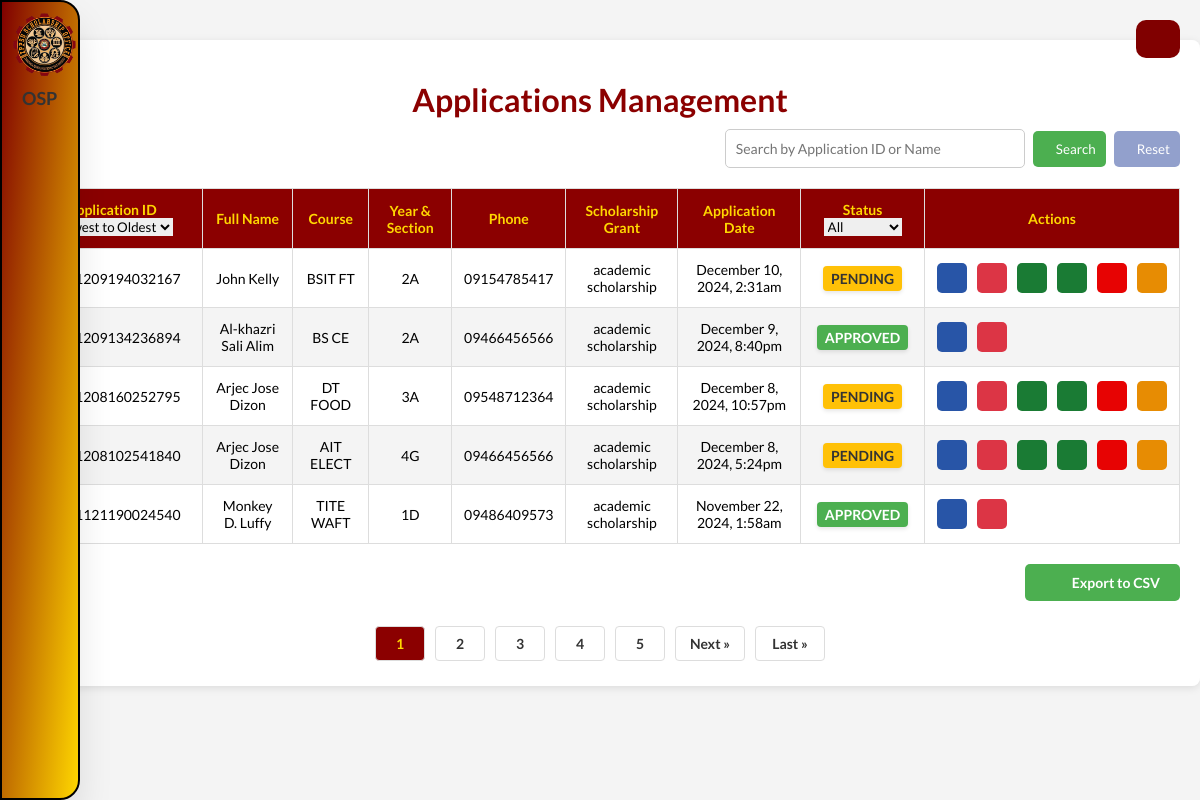
Page /views/applications.php (signed in) on the committed database.
### tables this page shows
CREATE TABLE `scholarship_applications` (
  `application_id` varchar(20) NOT NULL,
  `date` datetime DEFAULT NULL,
  `semester` enum('1st sem','2nd sem','Summer') NOT NULL,
  `school_year` varchar(9) DEFAULT NULL,
  `full_name` varchar(100) NOT NULL,
  `course` enum('BS MARE','BS CE','BS DEVCOM','BFA-ID','BA FIL','BSIT PPE','BS AT','BS COMPTECH','BS ELECT','BSIT CT','BSIT DT','BSIT FT','BSIT GTT','BS MECHTECH','BS RACT','BS ELEXT','BS MECHATRONICS','BEED','BSED ENGLISH','BSED MATH','BTVTED AUTO','BTVTED CIVIL','BTVTED DRAFT','BTVTED ELECT','BTVTED ELEXT','BTVTED GFD','BTVTED FSM','BTVTED HVAC','BTVTED WAFT','BTLED HE','BTLED IA','BTLED ICT','BPED','BSESS','BS ENTREP','BS HM','BS INFOTECH','BS INFOSYS','AIT AUTO','AIT ELECT','AIT ELEXT','AIT FOOD','AIT GARMENTS','AIT RACT','TTEC TDT','DT AUTO','DT CIVIL','DT ELECT','DT ELEXT','DT FOOD','DT GARMENTS','DT HMT','DT IT','TITE WAFT','GAS','ABM','STEM','HUMSS','TVL') NOT NULL,
  `yr_sec` varchar(15) NOT NULL,
  `major` varchar(100) NOT NULL,
  `cell_no` varchar(15) DEFAULT NULL,
  `permanent_address` text DEFAULT NULL,
  `zip_code` int(11) NOT NULL,
  `present_address` text DEFAULT NULL,
  `email` varchar(100) DEFAULT NULL,
  `sex` enum('male','female','others') NOT NULL,
  `date_of_birth` date DEFAULT NULL,
  `age` int(11) NOT NULL,
  `place_of_birth` varchar(50) DEFAULT NULL,
  `civil_status` enum('single','married','widowed','divorced','separated') DEFAULT NULL,
  `religion` enum('roman catholic','islam','iglesia ni cristo','evangelical christian','a biblical church','others') DEFAULT NULL,
  `scholarship_grant` enum('academic scholarship','athletic scholarship','government scholarship','private scholarship','merit based','others') DEFAULT NULL,
  `disability` varchar(100) DEFAULT NULL,
  `indigenous_group` enum('igorot','lumad','moro','aeta','badjao','others','N/A') DEFAULT NULL,
  `reason_scholarship` text NOT NULL,
  `user_id` int(11) DEFAULT NULL,
  `status` enum('pending','approved','rejected') NOT NULL DEFAULT 'pending'
);

### views/applications.php (the view, shortened to what this page needs)
<?php
require '../includes/session.php';
try {
    $limit = 5;
    $page = isset($_GET['page']) && is_numeric($_GET['page']) && $_GET['page'] > 0 ? (int) $_GET['page'] : 1;
    $offset = ($page - 1) * $limit;
    $searchTerm = isset($_GET['search']) ? '%' . $_GET['search'] . '%' : '%';
    $totalQuery = $pdo->prepare("SELECT COUNT(*) AS total FROM scholarship_applications WHERE application_id LIKE :search OR full_name LIKE :search");
    $totalQuery->bindValue(':search', $searchTerm, PDO::PARAM_STR);
    $totalQuery->execute();
    $totalRows = $totalQuery->fetchColumn();
    $totalPages = ceil($totalRows / $limit);
    $sortBy = isset($_GET['sort_status']) && in_array($_GET['sort_status'], ['approved', 'pending', 'rejected']) ? 'status' : 'application_id';
    $sortOrder = isset($_GET['sort']) && $_GET['sort'] == 'asc' ? 'ASC' : 'DESC';
    $statusFilter = '';
    $stmt = $pdo->prepare("
        SELECT application_id, full_name, course, yr_sec, cell_no, scholarship_grant, date, status
        FROM scholarship_applications
        WHERE (application_id LIKE :search OR full_name LIKE :search)
        $statusFilter
        ORDER BY $sortBy $sortOrder, application_id $sortOrder
        LIMIT :limit OFFSET :offset
    ");
    $stmt->bindValue(':search', $searchTerm, PDO::PARAM_STR);
    $stmt->bindValue(':limit', $limit, PDO::PARAM_INT);
    $stmt->bindValue(':offset', $offset, PDO::PARAM_INT);
    $stmt->execute();
    $rows = $stmt->fetchAll(PDO::FETCH_ASSOC);
} catch (PDOException $e) {
    die("Error fetching data: " . $e->getMessage());
}
?>
<!DOCTYPE html>
<html lang="en">
<head>
    <link rel="stylesheet" href="../css/styles.css?v=<?php echo time(); ?>">
    <link rel="stylesheet" href="../css/preloader.css?v=<?php echo time(); ?>">
    <link rel="stylesheet" href="../css/applications.css?v=<?php echo time(); ?>">
</head>
<body>
    <button class="toggle-btn" onclick="toggleNav()">
        <i class="fas fa-times" id="toggle-icon"></i>
    </button>
    <nav class="stroke" id="sideNav">
        <ul>
            <li>
                <a href="#" class="logo">
                    <div style="display: flex; align-items: center;">
                        <img src="../assets/images/icons/scholarship_seal.png" alt="Scholarship Seal">
                    </div>
                    <span class="nav-item" style="margin-left: 10px;">OSP</span>
                </a>
            </li>
            <?php if ($_SESSION["role"] === 'admin'): ?>
                <li>
                    <a href="./dashboard.php">
                        <i class="fas fa-solid fa-gauge"></i>
                    </a>
                </li>
                <li>
                    <a href="./scholarship_form.php">
                        <i class="fas fa-solid fa-file"></i>
                    </a>
                </li>
                <li>
                    <a href="./applications.php" class="active">
                        <i class="fas fa-solid fa-folder"></i>
                    </a>
                </li>
                <li>
                    <a href="./about.php">
                        <i class="fas fa-solid fa-circle-info"></i>
                    </a>
                </li>
                <li>
                    <a href="./faqs.php">
                        <i class="fas fa-solid fa-circle-question"></i>
                    </a>
                </li>
                <li><a href="./logs.php"><i class="fas fa-clipboard-list"></i>
                        <span class="nav-item-2">Logs</span></a></li>
            <?php endif; ?>
            <li>
                <a href="../auth/logout.php" class="logout">
                    <i class="fas fa-solid fa-right-from-bracket"></i>
                </a>
            </li>
        </ul>
    </nav>
    <div class="container">
        <h1>Applications Management</h1>
        <div class="table-container">
            <div class="search-container">
                <form action="" method="GET">
                    <input type="text" name="search" id="searchInput" placeholder="Search by Application ID or Name"
                        value="<?php echo isset($_GET['search']) ? htmlspecialchars($_GET['search']) : ''; ?>">
                    <button type="submit" class="btn-search"><i class="fas fa-search"></i> Search</button>
                    <button type="button" class="btn-reset" id="resetButton" onclick="resetSearch()">
                        <i class="fas fa-redo"></i> Reset
                    </button>
                </form>
            </div>
        </div>
        <table>
            <thead>
                <tr>
                    <th>Application ID
                        <select id="sortDropdown" onchange="sortApplications()">
                            <option value="desc" <?php echo isset($_GET['sort']) && $_GET['sort'] == 'desc' ? 'selected' : ''; ?>>Newest to Oldest</option>
                        </select>
                    </th>
                    <th>Full Name</th>
                    <th>Course</th>
                    <th>Year & Section</th>
                    <th>Phone</th>
                    <th>Scholarship Grant</th>
                    <th>Application Date</th>
                    <th>Status
                        <select id="sortStatusDropdown" onchange="sortApplicationsByStatus()">
                            <option value="" <?php echo empty($_GET['sort_status']) ? 'selected' : ''; ?>>All</option>
                        </select>
                    </th>
                    <th>Actions</th>
                </tr>
            </thead>
            <tbody>
                <?php if (count($rows) > 0): ?>
                    <?php foreach ($rows as $row): ?>
                        <tr>
                            <td><?= htmlspecialchars($row['application_id']) ?></td>
                            <td><?= htmlspecialchars($row['full_name']) ?></td>
                            <td><?= htmlspecialchars($row['course']) ?></td>
                            <td><?= htmlspecialchars($row['yr_sec']) ?></td>
                            <td><?= htmlspecialchars($row['cell_no']) ?></td>
                            <td><?= htmlspecialchars($row['scholarship_grant']) ?></td>
                            <td>
                                <?php
                                $formattedDate = date('F j, Y, g:ia', strtotime($row['date']));
                                echo htmlspecialchars($formattedDate);
                                ?>
                            </td>
                            <td>
                                <span class="status <?php echo htmlspecialchars($row['status']); ?>">
                                    <?php echo htmlspecialchars(ucfirst($row['status'])); ?>
                                </span>
                            </td>
                            <td>
                                <div class="actions">
                                    <a href="../application_process/view_application.php?id=<?= $row['application_id'] ?>"
                                        class="btn-view" data-tooltip="View Application">
                                        <i class="fas fa-solid fa-eye"></i>
                                    </a>
                                    <a href="../application_process/delete_application.php?id=<?= $row['application_id'] ?>"
                                        class="btn-delete"
                                        onclick="return confirm('This action cannot be undone. Proceed with deletion?');"
                                        data-tooltip="Delete Application">
                                        <i class="fas fa-solid fa-trash"></i>
                                    </a>
                                    <?php if ($row['status'] !== 'approved'): ?>
                                        <a href="../application_process/approve_application.php?id=<?= $row['application_id'] ?>&notify=yes"
                                            class="btn-approve"
                                            onclick="return confirm('Are you sure you want to approve this application and notify the applicant?');"
                                            data-tooltip="Approve Application and Notify">
                                            <i class="fas fa-solid fa-envelope"></i>
                                            </a>
                                        <a href="../application_process/approve_application.php?id=<?= $row['application_id'] ?>&notify=no"
                                            class="btn-approve"
                                            onclick="return confirm('Are you sure you want to approve this application without notifying?');"
                                            data-tooltip="Approve Application Only">
                                            <i class="fas fa-solid fa-circle-check"></i>
                                        </a>
                                        <a href="../application_process/reject_application.php?id=<?= $row['application_id'] ?>"
                                            class="btn-reject"
                                            onclick="return confirm('Are you sure you want to reject this application?');"
                                            data-tooltip="Reject Application">
                                            <i class="fas fa-solid fa-circle-xmark"></i>
                                        </a>
                                        <a href="../application_process/pending_application.php?id=<?= $row['application_id'] ?>"
                                            class="btn-pending"
                                            onclick="return confirm('Are you sure you want to change the status of this application back to pending?');"
                                            data-tooltip="Change to Pending">
                                            <i class="fas fa-solid fa-circle-notch"></i>
                                        </a>
                                    <?php endif; ?>
                                </div>
                            </td>
                        </tr>
                    <?php endforeach; ?>
                <?php else: ?>
                    <tr>
                        <td colspan="9" style="text-align: center; padding: 20px;">No data available</td>
                    </tr>
                <?php endif; ?>
            </tbody>
        </table>
        <div class="export-button-container">
            <a href="../application_process/export_application.php" class="btn-export">
                <i class="fas fa-solid fa-download"></i> Export to CSV
            </a>
        </div>
        <ul class="pagination">
            <?php for ($i = 1; $i <= $totalPages; $i++): ?>
                <li><a href="?page=<?php echo $i; ?>&search=<?php echo htmlspecialchars($_GET['search'] ?? '', ENT_QUOTES); ?>&sort_status=<?php echo htmlspecialchars($_GET['sort_status'] ?? '', ENT_QUOTES); ?>&sort=<?php echo htmlspecialchars($_GET['sort'] ?? '', ENT_QUOTES); ?>"
                        class="<?php echo $i == $page ? 'active' : ''; ?>">
                        <?php echo $i; ?>
                    </a></li>
            <?php endfor; ?>
            <?php if ($page < $totalPages): ?>
                <li><a href="?page=<?php echo $page + 1; ?>&search=<?php echo htmlspecialchars($_GET['search'] ?? '', ENT_QUOTES); ?>&sort_status=<?php echo htmlspecialchars($_GET['sort_status'] ?? '', ENT_QUOTES); ?>&sort=<?php echo htmlspecialchars($_GET['sort'] ?? '', ENT_QUOTES); ?>"
                        class="prev-next">
                        Next &raquo;</a>
                </li>
                <li><a href="?page=<?php echo $totalPages; ?>&search=<?php echo htmlspecialchars($_GET['search'] ?? '', ENT_QUOTES); ?>&sort_status=<?php echo htmlspecialchars($_GET['sort_status'] ?? '', ENT_QUOTES); ?>&sort=<?php echo htmlspecialchars($_GET['sort'] ?? '', ENT_QUOTES); ?>"
                        class="prev-next">
                        Last &raquo;</a>
                </li>
            <?php endif; ?>
        </ul>
</body>
</html>

### css/styles.css (style rules this page uses)
* { margin: 0; padding: 0; outline: none; border: none; text-decoration: none; box-sizing: border-box; font-family: "Lato", sans-serif; }
body { background: #f4f4f4; }
.logo { text-align: start; display: flex; flex-direction: column; align-items: start; transition: all 0.5s ease; }
.logo img { width: 65px; height: 65px; margin-bottom: 10px; }
.logo span { font-weight: bold; font-size: 18px; text-align: center; }
nav { position: absolute; top: 0; bottom: 0; left: 0; height: 100%; background: linear-gradient(to bottom right, #800000, #ffd700); width: 80px; overflow: hidden; transition: width 0.2s linear; box-shadow: 0 20px 35px rgba(0, 0, 0, 0.1); position: fixed; z-index: 99999; border-top-right-radius: 20px; border-bottom-right-radius: 20px; border: 2px solid black; }
a { position: relative; color: #333333 !important; font-size: 14px; display: table; width: 350px; padding: 10px; transition: background 0.3s ease, transform 0.3s ease, color 0.3s ease; font-weight: bold; text-decoration: none !important; }
nav ul li a, nav ul li a:after, nav ul li a:before { transition: all 0.5s; }
nav ul li a i { position: relative; width: 70px; height: 40px; top: 14px; font-size: 20px; text-align: center; }
.nav-item { position: relative; margin-left: 15px; }
.logout { position: absolute; bottom: 0; }
.active { color: #ffd700 !important; font-weight: bold; }

### rows in the picture
scholarship_applications: application_id "20241209194032167", full_name "John Kelly", course "BSIT FT", yr_sec "2A", cell_no "09154785417", scholarship_grant "academic scholarship", date "December 10, 2024, 2:31am", status "PENDING"
scholarship_applications: application_id "20241209134236894", full_name "Al-khazri Sali Alim", course "BS CE", yr_sec "2A", cell_no "09466456566", scholarship_grant "academic scholarship", date "December 9, 2024, 8:40pm", status "APPROVED"
scholarship_applications: application_id "20241208160252795", full_name "Arjec Jose Dizon", course "DT FOOD", yr_sec "3A", cell_no "09548712364", scholarship_grant "academic scholarship", date "December 8, 2024, 10:57pm", status "PENDING"
scholarship_applications: application_id "20241208102541840", full_name "Arjec Jose Dizon", course "AIT ELECT", yr_sec "4G", cell_no "09466456566", scholarship_grant "academic scholarship", date "December 8, 2024, 5:24pm", status "PENDING"
scholarship_applications: application_id "20241121190024540", full_name "Monkey D. Luffy", course "TITE WAFT", yr_sec "1D", cell_no "09486409573", scholarship_grant "academic scholarship", date "November 22, 2024, 1:58am", status "APPROVED"
